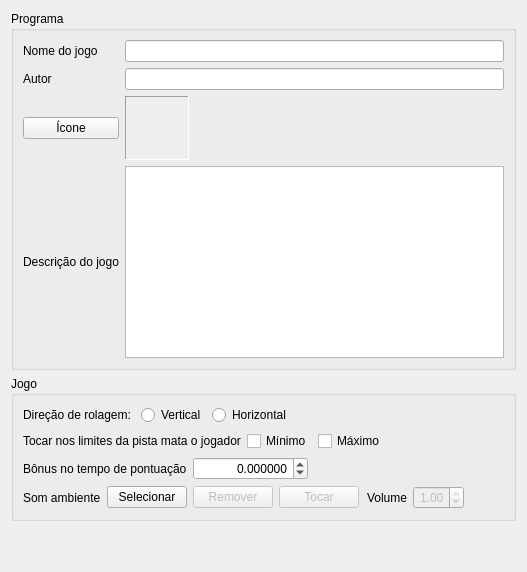
      <widget class="QWidget" name="tabGame">
       <property name="enabled">
        <bool>true</bool>
       </property>
       <property name="toolTip">
        <string/>
       </property>
       <property name="statusTip">
        <string>Definir propriedades do jogo</string>
       </property>
       <attribute name="title">
        <string>Jogo</string>
       </attribute>
       <layout class="QVBoxLayout" name="verticalLayout_10">
        <item>
         <widget class="QGroupBox" name="groupBox_Software">
          <property name="title">
           <string>Programa</string>
          </property>
          <layout class="QGridLayout" name="gridLayout_17">
           <item row="1" column="0">
            <widget class="QLabel" name="label_Author">
             <property name="text">
              <string>Autor</string>
             </property>
            </widget>
           </item>
           <item row="2" column="0">
            <widget class="QPushButton" name="pushButton_IconSelect">
             <property name="text">
              <string>Ícone</string>
             </property>
            </widget>
           </item>
           <item row="0" column="1">
            <widget class="QLineEdit" name="lineEdit_GameName"/>
           </item>
           <item row="0" column="0">
            <widget class="QLabel" name="label_GameName">
             <property name="text">
              <string>Nome do jogo</string>
             </property>
            </widget>
           </item>
           <item row="3" column="0">
            <widget class="QLabel" name="label_GameDescription">
             <property name="text">
              <string>Descrição do jogo</string>
             </property>
            </widget>
           </item>
           <item row="1" column="1">
            <widget class="QLineEdit" name="lineEdit_Author"/>
           </item>
           <item row="2" column="1">
            <layout class="QHBoxLayout" name="horizontalLayout">
             <item>
              <widget class="QLabel" name="label_GameIcon">
               <property name="minimumSize">
                <size>
                 <width>64</width>
                 <height>64</height>
                </size>
               </property>
               <property name="baseSize">
                <size>
                 <width>64</width>
                 <height>64</height>
                </size>
               </property>
               <property name="autoFillBackground">
                <bool>true</bool>
               </property>
               <property name="frameShape">
                <enum>QFrame::Panel</enum>
               </property>
               <property name="frameShadow">
                <enum>QFrame::Sunken</enum>
               </property>
               <property name="text">
                <string/>
               </property>
               <property name="scaledContents">
                <bool>true</bool>
               </property>
              </widget>
             </item>
             <item>
              <spacer name="horizontalSpacer_12">
               <property name="orientation">
                <enum>Qt::Horizontal</enum>
               </property>
               <property name="sizeHint" stdset="0">
                <size>
                 <width>40</width>
                 <height>20</height>
                </size>
               </property>
              </spacer>
             </item>
            </layout>
           </item>
           <item row="3" column="1">
            <widget class="QPlainTextEdit" name="plainTextEdit_GameDescription"/>
           </item>
          </layout>
         </widget>
        </item>
        <item>
         <widget class="QGroupBox" name="groupBox_Game">
          <property name="title">
           <string>Jogo</string>
          </property>
          <layout class="QVBoxLayout" name="verticalLayout_2">
           <item>
            <layout class="QHBoxLayout" name="horizontalLayout_7">
             <item>
              <widget class="QLabel" name="label_ScrollDirection">
               <property name="text">
                <string>Direção de rolagem: </string>
               </property>
              </widget>
             </item>
             <item>
              <widget class="QRadioButton" name="radioButton_VerticalScrolling">
               <property name="text">
                <string>Vertical</string>
               </property>
              </widget>
             </item>
             <item>
              <widget class="QRadioButton" name="radioButton_HorizontalScrolling">
               <property name="text">
                <string>Horizontal</string>
               </property>
              </widget>
             </item>
             <item>
              <spacer name="horizontalSpacer_5">
               <property name="orientation">
                <enum>Qt::Horizontal</enum>
               </property>
               <property name="sizeHint" stdset="0">
                <size>
                 <width>40</width>
                 <height>20</height>
                </size>
               </property>
              </spacer>
             </item>
            </layout>
           </item>
           <item>
            <layout class="QHBoxLayout" name="horizontalLayout_8">
             <item>
              <widget class="QLabel" name="label_BoundaryKills">
               <property name="text">
                <string>Tocar nos limites da pista mata o jogador</string>
               </property>
              </widget>
             </item>
             <item>
              <widget class="QCheckBox" name="checkBox_BoundaryMinimumKills">
               <property name="text">
                <string>Mínimo</string>
               </property>
              </widget>
             </item>
             <item>
              <widget class="QCheckBox" name="checkBox_BoundaryMaximumKills">
               <property name="text">
                <string>Máximo</string>
               </property>
              </widget>
             </item>
             <item>
              <spacer name="horizontalSpacer">
               <property name="orientation">
                <enum>Qt::Horizontal</enum>
               </property>
               <property name="sizeHint" stdset="0">
                <size>
                 <width>40</width>
                 <height>20</height>
                </size>
               </property>
              </spacer>
             </item>
            </layout>
           </item>
           <item>
            <layout class="QHBoxLayout" name="horizontalLayout_15">
             <item>
              <widget class="QLabel" name="label_ScoreTimeBonus">
               <property name="text">
                <string>Bônus no tempo de pontuação</string>
               </property>
              </widget>
             </item>
             <item>
              <widget class="QDoubleSpinBox" name="doubleSpinBox_ScoreTimeBonus">
               <property name="sizePolicy">
                <sizepolicy hsizetype="Maximum" vsizetype="Fixed">
                 <horstretch>0</horstretch>
                 <verstretch>0</verstretch>
                </sizepolicy>
               </property>
               <property name="minimumSize">
                <size>
                 <width>60</width>
                 <height>0</height>
                </size>
               </property>
               <property name="alignment">
                <set>Qt::AlignRight|Qt::AlignTrailing|Qt::AlignVCenter</set>
               </property>
               <property name="decimals">
                <number>6</number>
               </property>
               <property name="minimum">
                <double>-999999.999998999992386</double>
               </property>
               <property name="maximum">
                <double>999999.999998999992386</double>
               </property>
              </widget>
             </item>
             <item>
              <spacer name="horizontalSpacer_8">
               <property name="orientation">
                <enum>Qt::Horizontal</enum>
               </property>
               <property name="sizeHint" stdset="0">
                <size>
                 <width>40</width>
                 <height>20</height>
                </size>
               </property>
              </spacer>
             </item>
            </layout>
           </item>
           <item>
            <layout class="QHBoxLayout" name="horizontalLayout_17">
             <item>
              <widget class="QLabel" name="label_AmbienceSound">
               <property name="text">
                <string>Som ambiente</string>
               </property>
              </widget>
             </item>
             <item>
              <widget class="QPushButton" name="pushButton_AmbienceSoundSelect">
               <property name="text">
                <string>Selecionar</string>
               </property>
              </widget>
             </item>
             <item>
              <widget class="QPushButton" name="pushButton_AmbienceSoundRemove">
               <property name="enabled">
                <bool>false</bool>
               </property>
               <property name="text">
                <string>Remover</string>
               </property>
              </widget>
             </item>
             <item>
              <widget class="QPushButton" name="pushButton_AmbienceSoundPlay">
               <property name="enabled">
                <bool>false</bool>
               </property>
               <property name="text">
                <string>Tocar</string>
               </property>
              </widget>
             </item>
             <item>
              <widget class="QLabel" name="label_AmbienceSoundVolume">
               <property name="text">
                <string>Volume</string>
               </property>
               <property name="indent">
                <number>2</number>
               </property>
              </widget>
             </item>
             <item>
              <widget class="QDoubleSpinBox" name="doubleSpinBox_AmbienceSoundVolume">
               <property name="enabled">
                <bool>false</bool>
               </property>
               <property name="alignment">
                <set>Qt::AlignRight|Qt::AlignTrailing|Qt::AlignVCenter</set>
               </property>
               <property name="maximum">
                <double>1.000000000000000</double>
               </property>
               <property name="singleStep">
                <double>0.100000000000000</double>
               </property>
               <property name="value">
                <double>1.000000000000000</double>
               </property>
              </widget>
             </item>
             <item>
              <spacer name="horizontalSpacer_4">
               <property name="orientation">
                <enum>Qt::Horizontal</enum>
               </property>
               <property name="sizeHint" stdset="0">
                <size>
                 <width>40</width>
                 <height>20</height>
                </size>
               </property>
              </spacer>
             </item>
            </layout>
           </item>
          </layout>
         </widget>
        </item>
        <item>
         <spacer name="verticalSpacer">
          <property name="orientation">
           <enum>Qt::Vertical</enum>
          </property>
          <property name="sizeHint" stdset="0">
           <size>
            <width>20</width>
            <height>40</height>
           </size>
          </property>
         </spacer>
        </item>
       </layout>
      </widget>
